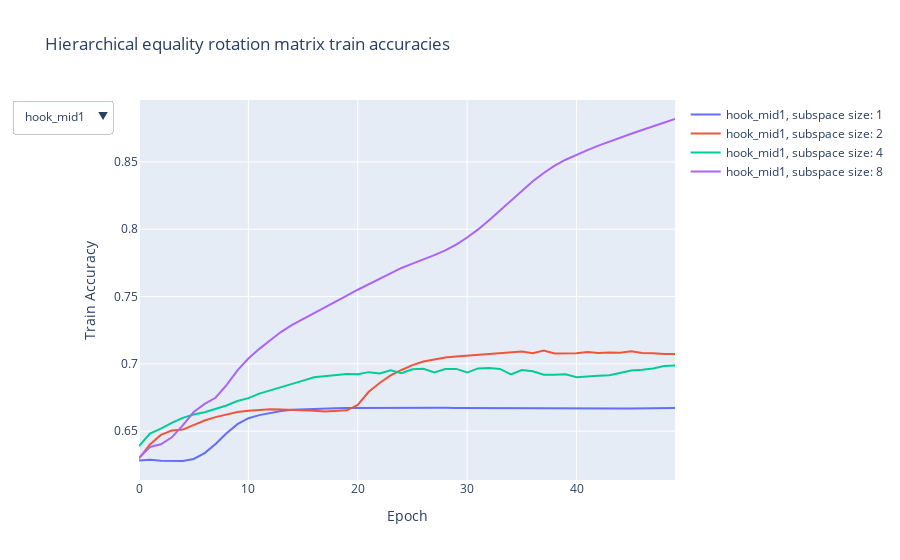

Notebook cell for this chart:
### Markdown cell above
Looking at the plots of train accuracy, we got to convergence for the second layer, but not the first, indicating that we should have kept going

### Code cell
import plotly.graph_objects as go

traces = []

# Iterate over the first two elements of intervene_hook
for i, hook in enumerate(intervene_hook[:2]):
    # Iterate over subspace_size
    for j, size in enumerate(subspace_size):
        # Get train accuracies for the current hook and size
        train_accuracies = train_accuracies_he[i, j]
        
        # Create a scatter trace for the train accuracies
        trace = go.Scatter(
            x=list(range(len(train_accuracies))),
            y=train_accuracies,
            name=f"{hook}, subspace size: {size}",
            mode="lines",
            visible=bool(1-i),
        )
        
        # Add the trace to the list of traces
        traces.append(trace)

# Create layout
layout = go.Layout(
    title="Hierarchical equality rotation matrix train accuracies",
    xaxis_title="Epoch",
    yaxis_title="Train Accuracy",
    updatemenus=[
        dict(
            buttons=[
                dict(
                    label="hook_mid1",
                    method="update",
                    args=[{"visible": [True] * 4 + [False] *4}]
                ),
                dict(
                    label="hook_mid2",
                    method="update",
                    args=[{"visible": [False] * 4 + [True] *4}]
                )
            ],
            active=0,
            showactive=True
        )
    ]
)

# Create Figure object
fig = go.Figure(data=traces, layout=layout)

# Display the figure
fig.show()

### Figure 1 — Plotly figure (JSON) as saved in the notebook; plotly's stock layout.template omitted (floating-point values rounded to 4 significant figures)
{"data": [{"mode": "lines", "name": "hook_mid1, subspace size: 1", "type": "scatter", "visible": true, "x": [0, 1, 2, 3, 4, 5, 6, 7, 8, 9, 10, 11, 12, 13, 14, 15, 16, 17, 18, 19, 20, 21, 22, 23, 24, 25, 26, 27, 28, 29, 30, 31, 32, 33, 34, 35, 36, 37, 38, 39, 40, 41, 42, 43, 44, 45, 46, 47, 48, 49], "y": [0.6282, 0.6289, 0.628, 0.6279, 0.6279, 0.6294, 0.6337, 0.6405, 0.6485, 0.6553, 0.6597, 0.6619, 0.6638, 0.665, 0.666, 0.6664, 0.6666, 0.6668, 0.6671, 0.6673, 0.6674, 0.6674, 0.6674, 0.6674, 0.6674, 0.6675, 0.6675, 0.6675, 0.6674, 0.6672, 0.6672, 0.6673, 0.6671, 0.6668, 0.6667, 0.6667, 0.6667, 0.6666, 0.6667, 0.6667, 0.6668, 0.6668, 0.6667, 0.6668, 0.6668, 0.6669, 0.667, 0.6671, 0.6672, 0.6673]}, {"mode": "lines", "name": "hook_mid1, subspace size: 2", "type": "scatter", "visible": true, "x": [0, 1, 2, 3, 4, 5, 6, 7, 8, 9, 10, 11, 12, 13, 14, 15, 16, 17, 18, 19, 20, 21, 22, 23, 24, 25, 26, 27, 28, 29, 30, 31, 32, 33, 34, 35, 36, 37, 38, 39, 40, 41, 42, 43, 44, 45, 46, 47, 48, 49], "y": [0.6297, 0.6402, 0.6473, 0.6505, 0.6512, 0.6545, 0.6579, 0.6604, 0.6622, 0.6642, 0.6652, 0.666, 0.6663, 0.6661, 0.6659, 0.6651, 0.6651, 0.6647, 0.6653, 0.6655, 0.6696, 0.6793, 0.6858, 0.6915, 0.6955, 0.699, 0.7018, 0.7032, 0.7048, 0.7055, 0.706, 0.7067, 0.7074, 0.7081, 0.7084, 0.7091, 0.7078, 0.71, 0.7078, 0.7081, 0.7079, 0.7089, 0.7081, 0.7084, 0.7083, 0.7093, 0.7081, 0.708, 0.7072, 0.7073]}, {"mode": "lines", "name": "hook_mid1, subspace size: 4", "type": "scatter", "visible": true, "x": [0, 1, 2, 3, 4, 5, 6, 7, 8, 9, 10, 11, 12, 13, 14, 15, 16, 17, 18, 19, 20, 21, 22, 23, 24, 25, 26, 27, 28, 29, 30, 31, 32, 33, 34, 35, 36, 37, 38, 39, 40, 41, 42, 43, 44, 45, 46, 47, 48, 49], "y": [0.6389, 0.6482, 0.6519, 0.6562, 0.6599, 0.6624, 0.6641, 0.6663, 0.6691, 0.6724, 0.6746, 0.6779, 0.6804, 0.6831, 0.6855, 0.6875, 0.69, 0.6908, 0.6912, 0.6925, 0.6924, 0.6939, 0.6929, 0.6952, 0.6931, 0.696, 0.6963, 0.6936, 0.6962, 0.6963, 0.6935, 0.6966, 0.6969, 0.6963, 0.6922, 0.6954, 0.6945, 0.692, 0.6919, 0.6923, 0.6901, 0.6907, 0.6912, 0.6915, 0.6932, 0.695, 0.6956, 0.6965, 0.6984, 0.6987]}, {"mode": "lines", "name": "hook_mid1, subspace size: 8", "type": "scatter", "visible": true, "x": [0, 1, 2, 3, 4, 5, 6, 7, 8, 9, 10, 11, 12, 13, 14, 15, 16, 17, 18, 19, 20, 21, 22, 23, 24, 25, 26, 27, 28, 29, 30, 31, 32, 33, 34, 35, 36, 37, 38, 39, 40, 41, 42, 43, 44, 45, 46, 47, 48, 49], "y": [0.6302, 0.6383, 0.6402, 0.6454, 0.6543, 0.6642, 0.6703, 0.6748, 0.6842, 0.6952, 0.704, 0.7112, 0.7176, 0.7238, 0.729, 0.7332, 0.7374, 0.7419, 0.7464, 0.7507, 0.7551, 0.7592, 0.7634, 0.7676, 0.7712, 0.7745, 0.7775, 0.7807, 0.7842, 0.7886, 0.7939, 0.7999, 0.8067, 0.814, 0.8214, 0.8288, 0.8357, 0.8418, 0.8472, 0.8516, 0.8553, 0.8588, 0.8621, 0.8651, 0.8681, 0.8709, 0.8737, 0.8765, 0.8792, 0.8819]}, {"mode": "lines", "name": "hook_mid2, subspace size: 1", "type": "scatter", "visible": false, "x": [0, 1, 2, 3, 4, 5, 6, 7, 8, 9, 10, 11, 12, 13, 14, 15, 16, 17, 18, 19, 20, 21, 22, 23, 24, 25, 26, 27, 28, 29, 30, 31, 32, 33, 34, 35, 36, 37, 38, 39, 40, 41, 42, 43, 44, 45, 46, 47, 48, 49], "y": [0.7152, 0.7764, 0.7998, 0.8259, 0.8506, 0.8579, 0.8628, 0.8644, 0.8659, 0.8671, 0.8681, 0.8689, 0.8695, 0.8702, 0.8707, 0.8712, 0.8715, 0.8719, 0.8721, 0.8723, 0.8725, 0.8726, 0.8727, 0.8728, 0.8729, 0.8729, 0.8729, 0.873, 0.873, 0.873, 0.8731, 0.8731, 0.8731, 0.8731, 0.8731, 0.8731, 0.8731, 0.8731, 0.8731, 0.8731, 0.8731, 0.8731, 0.8731, 0.8731, 0.8731, 0.8731, 0.8731, 0.8731, 0.8731, 0.8731]}, {"mode": "lines", "name": "hook_mid2, subspace size: 2", "type": "scatter", "visible": false, "x": [0, 1, 2, 3, 4, 5, 6, 7, 8, 9, 10, 11, 12, 13, 14, 15, 16, 17, 18, 19, 20, 21, 22, 23, 24, 25, 26, 27, 28, 29, 30, 31, 32, 33, 34, 35, 36, 37, 38, 39, 40, 41, 42, 43, 44, 45, 46, 47, 48, 49], "y": [0.7693, 0.8136, 0.8296, 0.8375, 0.8496, 0.8513, 0.8601, 0.8611, 0.8638, 0.8681, 0.8687, 0.8714, 0.8752, 0.8752, 0.8769, 0.8791, 0.8796, 0.8808, 0.8808, 0.8822, 0.882, 0.883, 0.8829, 0.8837, 0.8839, 0.8841, 0.8844, 0.8846, 0.8848, 0.885, 0.8853, 0.8855, 0.8857, 0.8859, 0.8861, 0.8863, 0.8865, 0.8867, 0.8869, 0.8871, 0.8872, 0.8874, 0.8875, 0.8876, 0.8878, 0.8879, 0.8881, 0.8882, 0.8884, 0.8886]}, {"mode": "lines", "name": "hook_mid2, subspace size: 4", "type": "scatter", "visible": false, "x": [0, 1, 2, 3, 4, 5, 6, 7, 8, 9, 10, 11, 12, 13, 14, 15, 16, 17, 18, 19, 20, 21, 22, 23, 24, 25, 26, 27, 28, 29, 30, 31, 32, 33, 34, 35, 36, 37, 38, 39, 40, 41, 42, 43, 44, 45, 46, 47, 48, 49], "y": [0.7446, 0.8053, 0.8232, 0.8333, 0.8491, 0.8571, 0.8651, 0.8699, 0.8738, 0.8769, 0.8792, 0.8815, 0.8833, 0.885, 0.8866, 0.888, 0.8893, 0.8906, 0.8917, 0.8928, 0.8939, 0.8948, 0.8957, 0.8965, 0.8972, 0.8979, 0.8986, 0.8992, 0.8998, 0.9003, 0.9009, 0.9013, 0.9018, 0.9022, 0.9027, 0.9031, 0.9033, 0.9036, 0.9039, 0.9042, 0.9044, 0.9046, 0.9049, 0.9051, 0.9053, 0.9055, 0.9056, 0.9057, 0.9059, 0.906]}, {"mode": "lines", "name": "hook_mid2, subspace size: 8", "type": "scatter", "visible": false, "x": [0, 1, 2, 3, 4, 5, 6, 7, 8, 9, 10, 11, 12, 13, 14, 15, 16, 17, 18, 19, 20, 21, 22, 23, 24, 25, 26, 27, 28, 29, 30, 31, 32, 33, 34, 35, 36, 37, 38, 39, 40, 41, 42, 43, 44, 45, 46, 47, 48, 49], "y": [0.7861, 0.8502, 0.866, 0.8731, 0.8773, 0.8808, 0.8837, 0.8867, 0.8903, 0.8933, 0.8956, 0.8977, 0.8995, 0.9011, 0.9025, 0.9037, 0.9047, 0.9056, 0.9064, 0.907, 0.9076, 0.9082, 0.9087, 0.9092, 0.9096, 0.91, 0.9103, 0.9106, 0.9109, 0.9112, 0.9115, 0.9116, 0.9118, 0.912, 0.9122, 0.9124, 0.9126, 0.9127, 0.9129, 0.913, 0.9131, 0.9132, 0.9134, 0.9135, 0.9136, 0.9137, 0.9139, 0.914, 0.9141, 0.9142]}], "layout": {"title": {"text": "Hierarchical equality rotation matrix train accuracies"}, "updatemenus": [{"active": 0, "buttons": [{"args": [{"visible": [true, true, true, true, false, false, false, false]}], "label": "hook_mid1", "method": "update"}, {"args": [{"visible": [false, false, false, false, true, true, true, true]}], "label": "hook_mid2", "method": "update"}], "showactive": true}], "xaxis": {"title": {"text": "Epoch"}}, "yaxis": {"title": {"text": "Train Accuracy"}}}}
